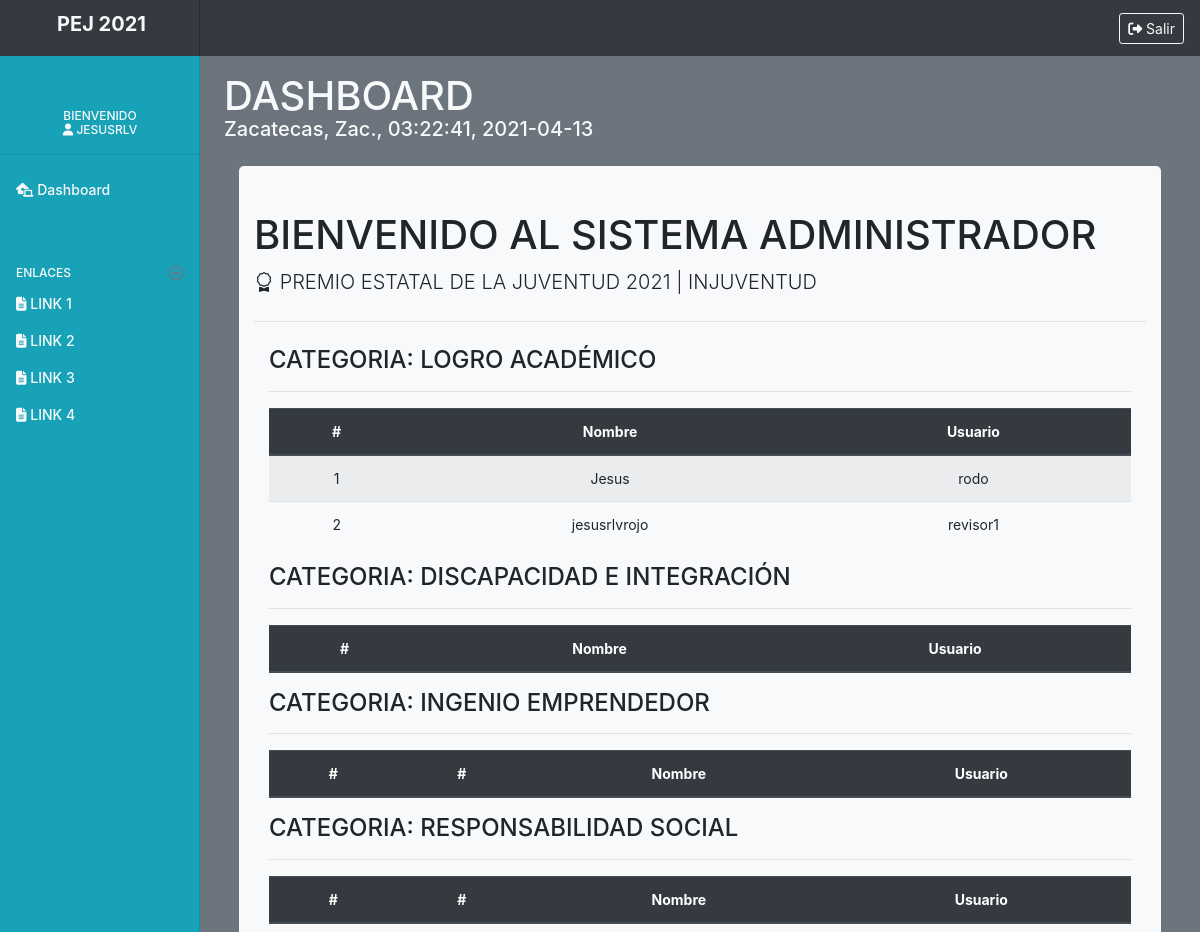
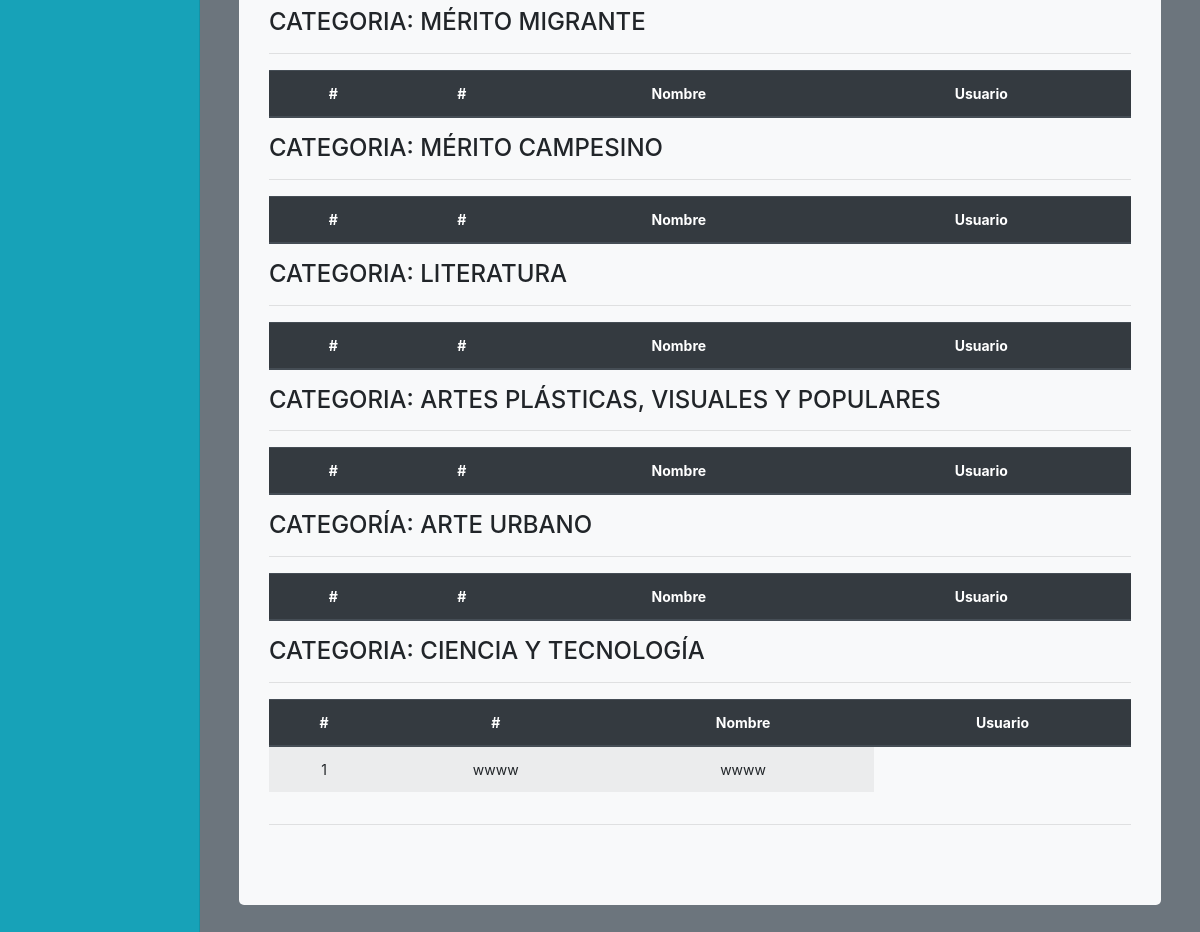
/administrador/revision_jurado.php (signed in), run on the app's committed database (2 pictures, top to bottom).
### tables this page shows
CREATE TABLE `usr` (
  `id` int(11) NOT NULL,
  `nombre` varchar(300) NOT NULL,
  `usuario` varchar(50) NOT NULL,
  `pwd` varchar(100) NOT NULL,
  `perfil` int(11) NOT NULL,
  `categoria` int(11) DEFAULT NULL
);

### dashboard/prcd/qwery_admin3.php (called while the page is built, shortened)
<?php
    $query_usr="SELECT * FROM usr WHERE categoria = 1 and perfil = 3";
    $resultado_usr= $conn->query($query_usr);
    $query_usr10="SELECT * FROM usr WHERE categoria = 10 and perfil = 3";
    $resultado_usr10= $conn->query($query_usr10);
    ?>

### administrador/revision_jurado.php (the view, shortened to what this page needs)
<?php
include('../dashboard/prcd/conn.php');
include('../dashboard/prcd/qwery_admin3.php');
    $nombre = $_SESSION['nombre'];
?>
<!doctype html>
<html lang="es">
  <head>
    <link rel="stylesheet" href="https://cdn.jsdelivr.net/npm/bootstrap-icons@1.3.0/font/bootstrap-icons.css">
    <link href="../dashboard/css/bootstrap.css" rel="stylesheet">
    <link href="css/dashboard.css" rel="stylesheet">
  </head>
  <body>
    <nav class="navbar navbar-light sticky-top flex-md-nowrap p-0 bg-dark text-light">
        <a class="navbar-brand col-md-3 col-lg-2 mr-0 px-3 text-center" href="#">
    <h5 class="text-center display-7 text-light" style="margin-left:3px;"><b>PEJ 2021</b></h5>
    </a>
  <ul class="navbar-nav px-3">
    <li class="nav-item text-nowrap">
    <a class="btn btn-outline-light btn-sm" href="prcd/sort.php" role="button"><i class="fas fa-sign-out-alt"></i> Salir</a>
      </li>
  </ul>
</nav>
<div class="container-fluid">
  <div class="row">
    <nav id="sidebarMenu" class="col-md-3 col-lg-2 d-md-block bg-info sidebar collapse">
      <div class="sidebar-sticky pt-3">
        <ul class="navbar-nav px-3 text-center">
            <li class="align-middle">
            </li>
        </ul>
        <h6 class="sidebar-heading d-flex justify-content-center text-center align-items-center px-3 mt-4 mb-1 text-muted">
          <span class="text-light">
          Bienvenido<br><i class="fas fa-user"></i>
            <?php
              echo utf8_encode($nombre);
            ?>
          </span>
        </h6>
<hr>
        <ul class="nav flex-column">
           <li class="nav-item">
            <a class="nav-link active text-light" href="dashboard.php">
              <i class="fas fa-laptop-house"></i>
              Dashboard <span class="sr-only">(current)</span>
            </a>
          </li>
          <h6 class="sidebar-heading d-flex justify-content-between align-items-center px-3 mt-4 mb-1 text-muted">
            <span class="text-light">ENLACES</span>
            <a class="d-flex align-items-center text-muted" href="dashboard.php" aria-label="Add a new report">
              <span data-feather="plus-circle"></span>
            </a>
          </h6>
          <li class="nav-item">
            <a class="nav-link text-light" href="#">
              <i class="fas fa-file-alt"></i> LINK 1
            </a>
          </li>
          <li class="nav-item">
            <a class="nav-link text-light" href="#">
              <i class="fas fa-file-alt"></i> LINK 2
            </a>
          </li>
          <li class="nav-item">
            <a class="nav-link text-light" href="#">
              <i class="fas fa-file-alt"></i> LINK 3
            </a>
          </li>
          <li class="nav-item">
            <a class="nav-link text-light" href="#">
              <i class="fas fa-file-alt"></i> LINK 4
            </a>
          </li>
        </ul>
    </nav>
    <main role="main" class="col-md-9 ml-sm-auto col-lg-10 px-md-4 bg-secondary bg-gradient" style="background-color:; height:100%;">
      <div class="d-flex justify-content-between flex-wrap flex-md-nowrap align-items-center pt-3 mb-3 ">
        <h1 class="h1 text-light">DASHBOARD</h1>
      </div>
      <h5 class="text-light" style="margin-top:-27px"> <?php
                  $fecha_actual=strftime("%Y-%m-%d");
                  $hora_actual=strftime("%H:%M:%S");
                  echo 'Zacatecas, Zac., '.$hora_actual.', '. $fecha_actual;
              ?></h5>
    <div class="container-fluid ">
      <div class="jumbotron jumbotron-fluid " style="background-color:#f8f9fa; width:100%;border-radius:5px;  margin-top:25px; padding-top:45px;">
        <div class="container-fluid">
          <h1 class="h1">BIENVENIDO AL SISTEMA ADMINISTRADOR</h1>
          <p class="lead"><i class="bi bi-award"></i> PREMIO ESTATAL DE LA JUVENTUD 2021 | INJUVENTUD</p>
          <hr class="my-4">
        <div class="container-fluid">
        <div class="row row-cols-1 row-cols-md-1">
        <div class="col mb-12">
        <p class=" h4">CATEGORIA: LOGRO ACADÉMICO</p>
            <table class="table table-hover text-center table-striped ">
            <thead class="thead-dark">
                <tr>
                  <th scope="col">#</th>
                  <th scope="col">Nombre</th>
                  <th scope="col">Usuario</th>
                </tr>
            </thead>
            <tbody>
              <?php
               $x=0;
              while($row_usr = $resultado_usr->fetch_assoc()){
                $x++;
                echo '<tr>';
                echo '<td>'.$x.'</td>';
                echo '<td>'.$row_usr['nombre'].'</td>';
                echo '<td>'.$row_usr['usuario'].'</td>';
                echo '</tr>';
              }
              ?>
            </tbody>
                <hr>
            </table>
        <p class=" h4">CATEGORIA: DISCAPACIDAD E INTEGRACIÓN</p>
            <table class="table table-hover text-center table-striped">
            <thead class="thead-dark">
                <tr>
                <th scope="col">#</th>
                  <th scope="col">Nombre</th>
                  <th scope="col">Usuario</th>
                </tr>
            </thead>
                <hr>
            </table>
        <p class=" h4">CATEGORIA: INGENIO EMPRENDEDOR</p>
            <table class="table table-hover text-center table-striped">
            <thead class="thead-dark">
                <tr>
                <th scope="col">#</th>
                <th scope="col">#</th>
                  <th scope="col">Nombre</th>
                  <th scope="col">Usuario</th>
                </tr>
            </thead>
                <hr>
            </table>
        <p class=" h4">CATEGORIA: RESPONSABILIDAD SOCIAL</p>
        <table class="table table-hover text-center table-striped">
          <thead class="thead-dark">
              <tr>
              <th scope="col">#</th>
              <th scope="col">#</th>
                  <th scope="col">Nombre</th>
                  <th scope="col">Usuario</th>
              </tr>
          </thead>
              <hr>
          </table>
        <p class=" h4">CATEGORIA: MÉRITO MIGRANTE</p>
        <table class="table table-hover text-center table-striped">
        <thead class="thead-dark">
              <tr>
              <th scope="col">#</th>
              <th scope="col">#</th>
                  <th scope="col">Nombre</th>
                  <th scope="col">Usuario</th>
              </tr>
          </thead>
              <hr>
          </table>
        <p class=" h4">CATEGORIA: MÉRITO CAMPESINO</p>
        <table class="table table-hover text-center table-striped">
        <thead class="thead-dark">
              <tr>
              <th scope="col">#</th>
              <th scope="col">#</th>
                  <th scope="col">Nombre</th>
                  <th scope="col">Usuario</th>
              </tr>
          </thead>
              <hr>
          </table>
        <p class=" h4">CATEGORIA: LITERATURA</p>
        <table class="table table-hover text-center table-striped">
        <thead class="thead-dark">
              <tr>
              <th scope="col">#</th>
              <th scope="col">#</th>
                  <th scope="col">Nombre</th>
                  <th scope="col">Usuario</th>
              </tr>
          </thead>
              <hr>
          </table>
        <p class=" h4">CATEGORIA: ARTES PLÁSTICAS, VISUALES Y POPULARES</p>
        <table class="table table-hover text-center table-striped">
        <thead class="thead-dark">
              <tr>
              <th scope="col">#</th>
              <th scope="col">#</th>
                  <th scope="col">Nombre</th>
                  <th scope="col">Usuario</th>
              </tr>
          </thead>
              <hr>
          </table>
        <p class=" h4">CATEGORÍA: ARTE URBANO</p>
        <table class="table table-hover text-center table-striped">
        <thead class="thead-dark">
              <tr>
              <th scope="col">#</th>
              <th scope="col">#</th>
                  <th scope="col">Nombre</th>
                  <th scope="col">Usuario</th>
              </tr>
          </thead>
              <hr>
          </table>
        <p class=" h4">CATEGORIA: CIENCIA Y TECNOLOGÍA</p>
        <table class="table table-hover text-center table-striped">
        <thead class="thead-dark">
              <tr>
              <th scope="col">#</th>
              <th scope="col">#</th>
                  <th scope="col">Nombre</th>
                  <th scope="col">Usuario</th>
              </tr>
          </thead>
          <tbody>
          <?php
            $x=0;
            while($row_usr10 = $resultado_usr10->fetch_assoc()){
              $x++;
              echo '<tr>';
              echo '<td>'.$x.'</td>';
              echo '<td>'.$row_usr10['nombre'].'</td>';
              echo '<td>'.$row_usr10['usuario'].'</td>';
              echo '</tr>';
            }
            ?>
          </tbody>
              <hr>
          </table>
</div>
      </div>
      <hr>
      </div>
    </main>
  </div>
</div>
        <script src="css/dashboard.js"></script></body>
</html>

### dashboard/css/dashboard.css (style rules this page uses)
body { font-size: .875rem; background-color:#eaeef4; }
.feather { width: 16px; height: 16px; vertical-align: text-bottom; }
.sidebar { position: fixed; top: 0; bottom: 0; left: 0; z-index: 100; padding: 48px 0 0; box-shadow: inset -1px 0 0 rgba(0, 0, 0, .1); }
.sidebar-sticky { position: relative; top: 0; height: calc(100vh - 48px); padding-top: .5rem; overflow-x: hidden; overflow-y: auto; }
.sidebar .nav-link { font-weight: 500; color: #333; }
.sidebar .nav-link.active { color: #007bff; }
.sidebar-heading { font-size: .75rem; text-transform: uppercase; }
.navbar-brand { padding-top: .75rem; padding-bottom: .75rem; font-size: 1rem; box-shadow: inset -1px 0 0 rgba(0, 0, 0, .25); }

### administrador/revision_jurado.php (style rules this page uses)
@media (min-width: 768px) { body { background-color:gray; } }

### data on the page
usr: nombre "Jesus", usuario "rodo"
usr: nombre "jesusrlvrojo", usuario "revisor1"
usr: nombre "wwww", usuario "wwww"

### other printed values
utf8_encode($nombre) "JESUSRLV"
$hora_actual "03:22:41"
$fecha_actual "2021-04-13"
